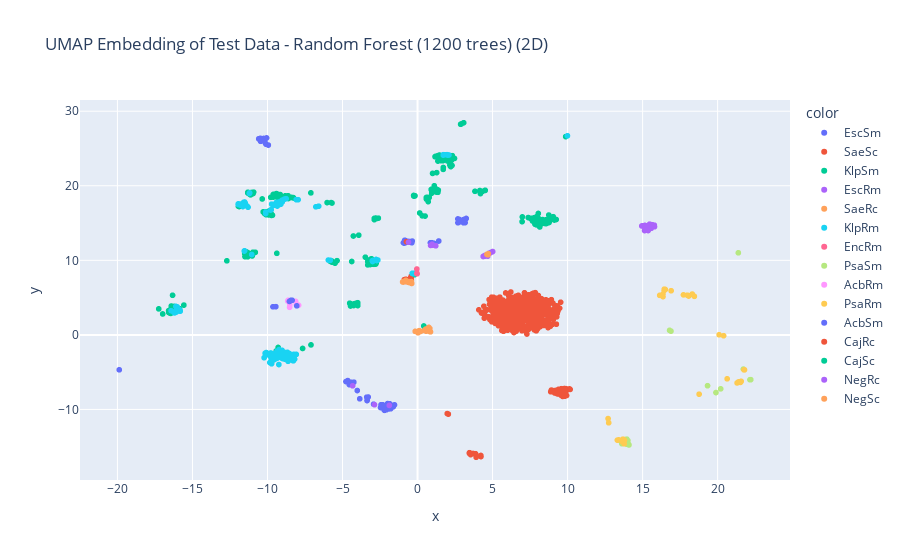
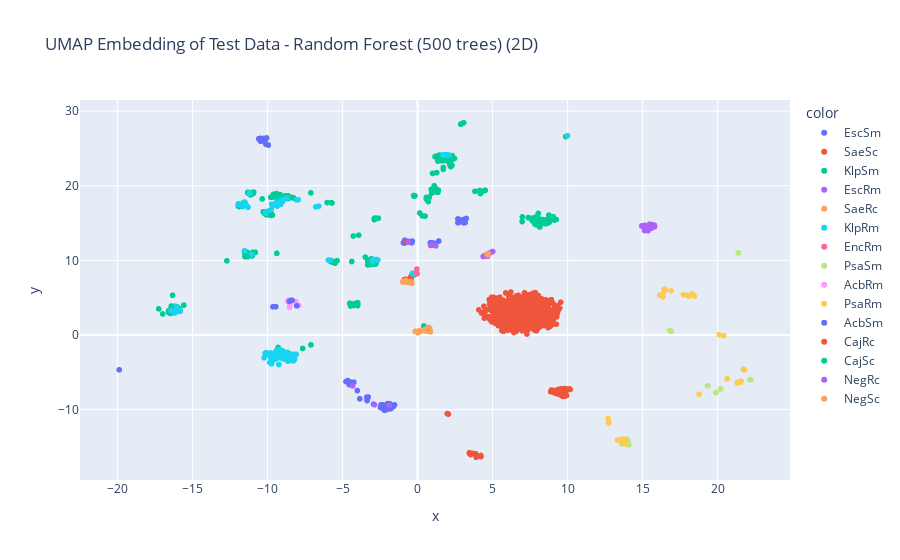
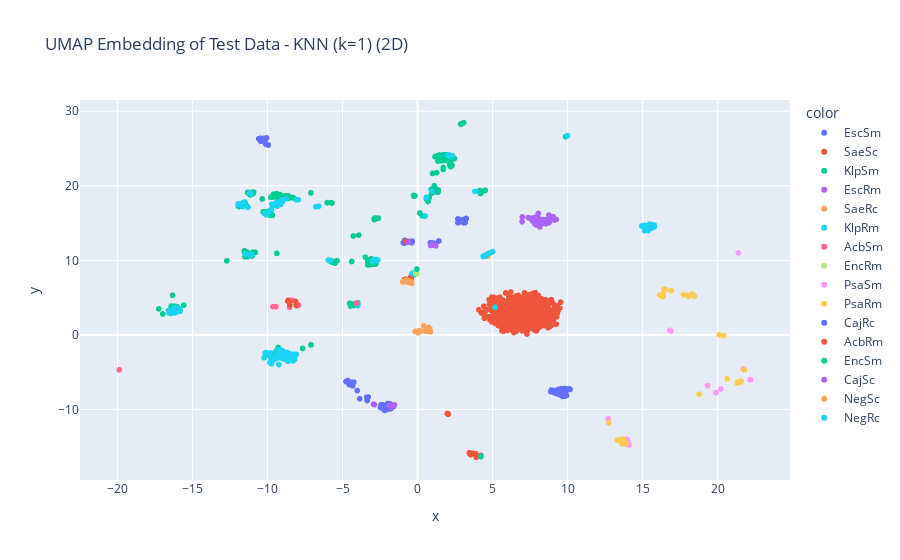
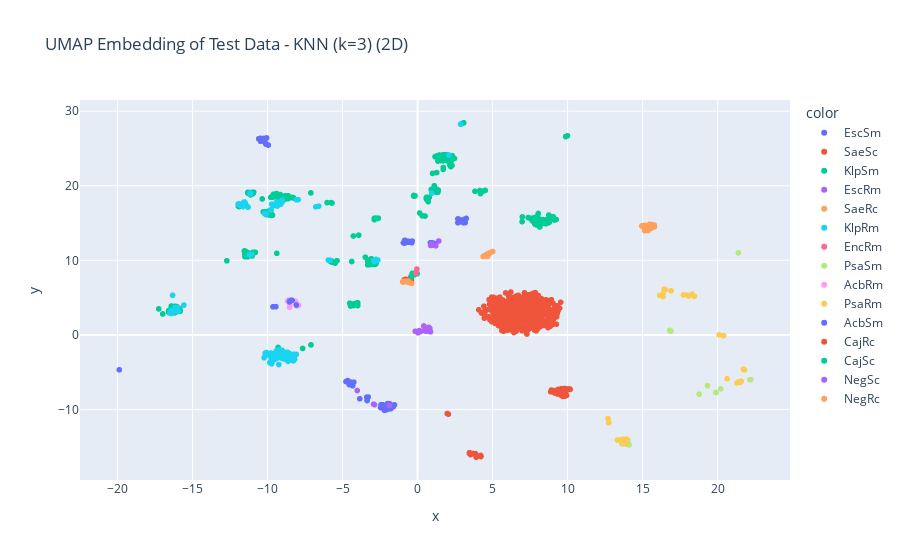

These figures' notebook cell, in order:
### Code cell
# Definir algoritmos a usar
algorithms = {
    "Random Forest (1200 trees)": RandomForestClassifier(n_estimators=1200, random_state=42),
    "Random Forest (500 trees)": RandomForestClassifier(n_estimators=500, random_state=42),
    "KNN (k=1)": KNeighborsClassifier(n_neighbors=1),
    "KNN (k=3)": KNeighborsClassifier(n_neighbors=3),
    "KNN (k=5)": KNeighborsClassifier(n_neighbors=5),
    "SVM (RBF Kernel)": SVC(kernel='rbf', gamma='auto', C=1, random_state=42),
}

results = {}
test_embedding = trans.transform(X_test)

for algo_name, algo in algorithms.items():
    # Entrenar el modelo
    algo.fit(trans.embedding_, y_train)

    # Realizar predicciones en el conjunto de prueba
    y_pred = algo.predict(test_embedding)

    # Calcular métricas de evaluación
    accuracy = accuracy_score(y_test, y_pred)
    f1 = f1_score(y_test, y_pred, average='weighted')
    cm = confusion_matrix(y_test, y_pred)
     # Almacenar resultados
    results[algo_name] = {'accuracy': accuracy, 'f1_score': f1, 'confusion_matrix': cm}

    # Graficar y guardar la matriz de confusión
    plt.figure(figsize=(10, 7))
    sns.heatmap(cm, annot=True, fmt='d', cmap='Blues', xticklabels=label_encoder.classes_, yticklabels=label_encoder.classes_)
    plt.xlabel('Predicted')
    plt.ylabel('True')
    plt.title(f'Confusion Matrix - {algo_name}')
    plt.savefig(os.path.join(output_folder, algo_name + "_confusion_matrix.png"))
    plt.show()

    # Verificar si df_filtrado_test no está vacío antes de transformar y predecir
    if not df_filtrado_test.empty:
        # Realizar predicciones en df_test
        tests_embedding = trans.transform(df_filtrado_test)
        test_predictions = algo.predict(tests_embedding)

 # Guardar las predicciones en un archivo CSV
        test_predictions_labels = label_encoder.inverse_transform(test_predictions)
        test_predictions_df = pd.DataFrame({
            'genus': df_test.genus,
            'species': df_test.species,
            'accession': df_test.accession,
            'antibiotic': df_test.antibiotic,
            'status': test_predictions_labels
        })
        test_predictions_df.to_csv(os.path.join(output_folder, algo_name + "_test_predictions.csv"), index=False)

        # Visualizar las predicciones en el espacio embebido por UMAP en 2D
        fig_test = px.scatter(
            x=tests_embedding[:, 0], 
            y=tests_embedding[:, 1], 
            color=test_predictions_labels,
            title=f'UMAP Embedding of Test Data - {algo_name} (2D)'
        )
        fig_test.show()

# Guardar los resultados generales en un CSV
results_df_test = pd.DataFrame.from_dict(results, orient='index')
results_df_test.to_csv(os.path.join(output_folder, "overall_results.csv"))

print(results_df_test)
